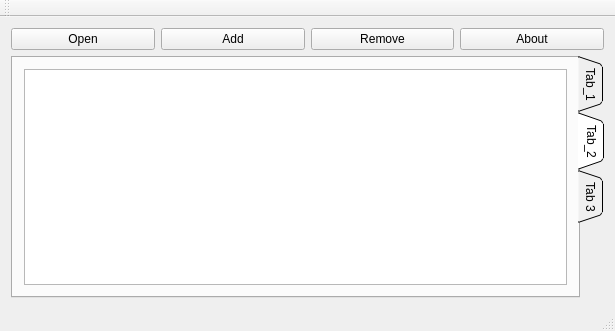
<?xml version="1.0" encoding="UTF-8"?>
<ui version="4.0">
 <class>MainWindow</class>
 <widget class="QMainWindow" name="MainWindow">
  <property name="geometry">
   <rect>
    <x>0</x>
    <y>0</y>
    <width>615</width>
    <height>331</height>
   </rect>
  </property>
  <property name="windowTitle">
   <string>MainWindow</string>
  </property>
  <widget class="QWidget" name="centralWidget">
   <layout class="QHBoxLayout" name="horizontalLayout_2">
    <item>
     <layout class="QVBoxLayout" name="verticalLayout_4">
      <item>
       <layout class="QHBoxLayout" name="horizontalLayout">
        <item>
         <widget class="QPushButton" name="pbOpen">
          <property name="text">
           <string>Open</string>
          </property>
         </widget>
        </item>
        <item>
         <widget class="QPushButton" name="pbAdd">
          <property name="text">
           <string>Add</string>
          </property>
         </widget>
        </item>
        <item>
         <widget class="QPushButton" name="pbRemove">
          <property name="text">
           <string>Remove</string>
          </property>
         </widget>
        </item>
        <item>
         <widget class="QPushButton" name="pbAbout">
          <property name="text">
           <string>About</string>
          </property>
         </widget>
        </item>
       </layout>
      </item>
      <item>
       <widget class="QTabWidget" name="tabWidget">
        <property name="layoutDirection">
         <enum>Qt::LeftToRight</enum>
        </property>
        <property name="tabPosition">
         <enum>QTabWidget::East</enum>
        </property>
        <property name="tabShape">
         <enum>QTabWidget::Triangular</enum>
        </property>
        <property name="currentIndex">
         <number>1</number>
        </property>
        <property name="iconSize">
         <size>
          <width>16</width>
          <height>16</height>
         </size>
        </property>
        <property name="elideMode">
         <enum>Qt::ElideNone</enum>
        </property>
        <property name="usesScrollButtons">
         <bool>true</bool>
        </property>
        <property name="documentMode">
         <bool>false</bool>
        </property>
        <property name="tabsClosable">
         <bool>false</bool>
        </property>
        <property name="movable">
         <bool>true</bool>
        </property>
        <property name="tabBarAutoHide">
         <bool>false</bool>
        </property>
        <widget class="QWidget" name="tab_1">
         <attribute name="title">
          <string>Tab_1</string>
         </attribute>
         <layout class="QVBoxLayout" name="verticalLayout">
          <item>
           <widget class="QTableView" name="tvFirst"/>
          </item>
         </layout>
        </widget>
        <widget class="QWidget" name="tab_2">
         <attribute name="title">
          <string>Tab_2</string>
         </attribute>
         <layout class="QVBoxLayout" name="verticalLayout_2">
          <item>
           <widget class="QTableView" name="tvSecond"/>
          </item>
         </layout>
        </widget>
        <widget class="QWidget" name="tab_3">
         <attribute name="title">
          <string>Tab 3</string>
         </attribute>
         <layout class="QVBoxLayout" name="verticalLayout_3">
          <item>
           <widget class="QTableView" name="tvThird"/>
          </item>
         </layout>
        </widget>
       </widget>
      </item>
     </layout>
    </item>
   </layout>
  </widget>
  <widget class="QMenuBar" name="menuBar">
   <property name="geometry">
    <rect>
     <x>0</x>
     <y>0</y>
     <width>615</width>
     <height>27</height>
    </rect>
   </property>
  </widget>
  <widget class="QToolBar" name="mainToolBar">
   <attribute name="toolBarArea">
    <enum>TopToolBarArea</enum>
   </attribute>
   <attribute name="toolBarBreak">
    <bool>false</bool>
   </attribute>
  </widget>
  <widget class="QStatusBar" name="statusBar"/>
 </widget>
 <layoutdefault spacing="6" margin="11"/>
 <resources/>
 <connections/>
</ui>
